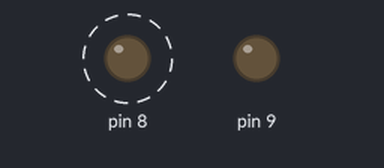
A sketch run on a simulated Arduino Uno, built with avr-gcc and run on an emulated ATmega328P. Parts: output pins drawn as LEDs (lit = HIGH). Dashed ring = blinking.

Above: at 0.5 s.
At 3.5 s:
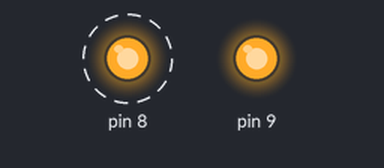
Timing chart, 0 to 5.2 s (numbered marks = the images above):
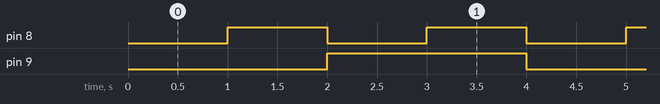

Measured:
- by itself, pin 8: alternates HIGH for 1.0 s and LOW for 1.0 s
- by itself, pin 9: alternates HIGH for 2.0 s and LOW for 2.0 s
- by itself, everything shown: repeats every 4.0 s, in 4 steps

The sketch:

exercicio2.ino
```cpp
int main(void)
{
    DDRB = 0b00000011;

    char estado = 0b00;

    // 00 -> 01 -> 10 -> 11 -> 00
    while (1)
    {
        printf("estado: %d", estado);
        PORTB = estado;
        _delay_ms(1000);
        estado = (estado + 1) % 4;
    }
}
```

main.c
```cpp
#include <stdio.h>

int main(void)
{

    char estado = 0b00;

    // 00 -> 01 -> 10 -> 11 -> 00
    while (1)
    {
        estado = (estado + 1) % 4;
        printf("Estado: %d\n", estado);
        // _delay_ms(500);
        estado = (estado + 1) % 4;
        printf("Estado: %d\n", estado);
        // _delay_ms(500);
        estado = (estado + 1) % 4;
        printf("Estado: %d\n", estado);
        // _delay_ms(500);
        estado = (estado + 1) % 4;
        printf("Estado: %d\n", estado);
        // _delay_ms(500);
    }
}
```
